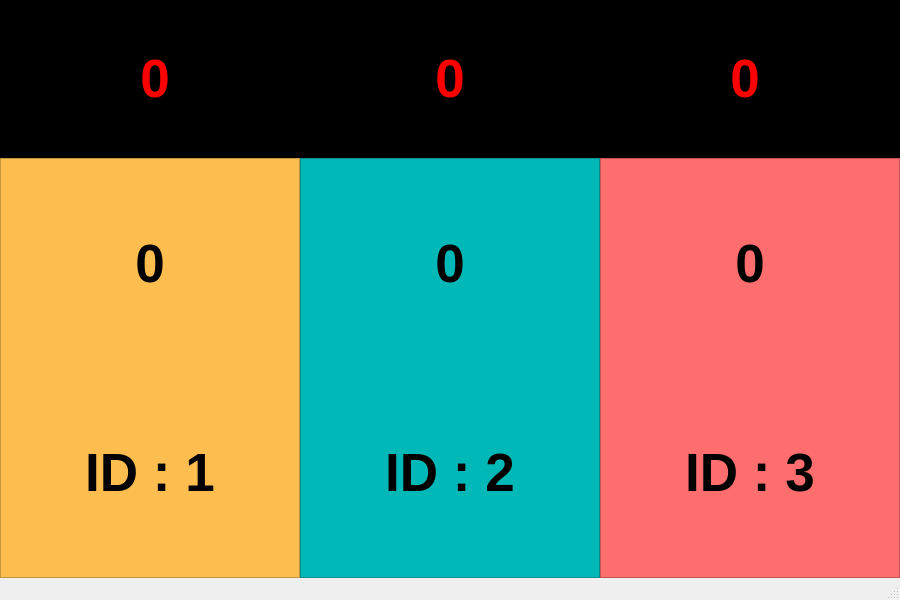
<?xml version="1.0" encoding="UTF-8"?>
<ui version="4.0">
 <class>MainWindow</class>
 <widget class="QMainWindow" name="MainWindow">
  <property name="geometry">
   <rect>
    <x>0</x>
    <y>0</y>
    <width>900</width>
    <height>600</height>
   </rect>
  </property>
  <property name="windowTitle">
   <string>MainWindow</string>
  </property>
  <property name="autoFillBackground">
   <bool>true</bool>
  </property>
  <widget class="QWidget" name="centralwidget">
   <property name="sizePolicy">
    <sizepolicy hsizetype="Expanding" vsizetype="Expanding">
     <horstretch>0</horstretch>
     <verstretch>0</verstretch>
    </sizepolicy>
   </property>
   <property name="maximumSize">
    <size>
     <width>900</width>
     <height>16777215</height>
    </size>
   </property>
   <property name="autoFillBackground">
    <bool>true</bool>
   </property>
   <layout class="QHBoxLayout" name="horizontalLayout_5">
    <property name="sizeConstraint">
     <enum>QLayout::SetMaximumSize</enum>
    </property>
    <property name="leftMargin">
     <number>0</number>
    </property>
    <property name="topMargin">
     <number>0</number>
    </property>
    <property name="rightMargin">
     <number>0</number>
    </property>
    <property name="bottomMargin">
     <number>0</number>
    </property>
    <item>
     <layout class="QVBoxLayout" name="verticalLayout" stretch="3,8">
      <property name="spacing">
       <number>0</number>
      </property>
      <item>
       <widget class="QFrame" name="top">
        <property name="styleSheet">
         <string notr="true">QFrame{ background-color : black}
</string>
        </property>
        <property name="frameShape">
         <enum>QFrame::StyledPanel</enum>
        </property>
        <property name="frameShadow">
         <enum>QFrame::Raised</enum>
        </property>
        <layout class="QVBoxLayout" name="verticalLayout_8">
         <item>
          <layout class="QHBoxLayout" name="horizontalLayout_7" stretch="1,0,2,0,2,0,1">
           <property name="sizeConstraint">
            <enum>QLayout::SetMaximumSize</enum>
           </property>
           <item>
            <spacer name="horizontalSpacer_9">
             <property name="orientation">
              <enum>Qt::Horizontal</enum>
             </property>
             <property name="sizeHint" stdset="0">
              <size>
               <width>40</width>
               <height>20</height>
              </size>
             </property>
            </spacer>
           </item>
           <item>
            <widget class="QLabel" name="src_4">
             <property name="font">
              <font>
               <pointsize>40</pointsize>
               <weight>75</weight>
               <bold>true</bold>
              </font>
             </property>
             <property name="styleSheet">
              <string notr="true">color : red;</string>
             </property>
             <property name="text">
              <string>0</string>
             </property>
             <property name="alignment">
              <set>Qt::AlignCenter</set>
             </property>
            </widget>
           </item>
           <item>
            <spacer name="horizontalSpacer_10">
             <property name="orientation">
              <enum>Qt::Horizontal</enum>
             </property>
             <property name="sizeHint" stdset="0">
              <size>
               <width>40</width>
               <height>20</height>
              </size>
             </property>
            </spacer>
           </item>
           <item>
            <widget class="QLabel" name="src_6">
             <property name="font">
              <font>
               <pointsize>40</pointsize>
               <weight>75</weight>
               <bold>true</bold>
              </font>
             </property>
             <property name="styleSheet">
              <string notr="true">color : red;</string>
             </property>
             <property name="text">
              <string>0</string>
             </property>
             <property name="alignment">
              <set>Qt::AlignCenter</set>
             </property>
            </widget>
           </item>
           <item>
            <spacer name="horizontalSpacer_11">
             <property name="orientation">
              <enum>Qt::Horizontal</enum>
             </property>
             <property name="sizeHint" stdset="0">
              <size>
               <width>40</width>
               <height>20</height>
              </size>
             </property>
            </spacer>
           </item>
           <item>
            <widget class="QLabel" name="src_5">
             <property name="font">
              <font>
               <pointsize>40</pointsize>
               <weight>75</weight>
               <bold>true</bold>
              </font>
             </property>
             <property name="styleSheet">
              <string notr="true">color : red;</string>
             </property>
             <property name="text">
              <string>0</string>
             </property>
             <property name="alignment">
              <set>Qt::AlignCenter</set>
             </property>
            </widget>
           </item>
           <item>
            <spacer name="horizontalSpacer_12">
             <property name="orientation">
              <enum>Qt::Horizontal</enum>
             </property>
             <property name="sizeHint" stdset="0">
              <size>
               <width>40</width>
               <height>20</height>
              </size>
             </property>
            </spacer>
           </item>
          </layout>
         </item>
        </layout>
       </widget>
      </item>
      <item>
       <layout class="QHBoxLayout" name="horizontalLayout">
        <property name="spacing">
         <number>0</number>
        </property>
        <item>
         <widget class="QFrame" name="left">
          <property name="styleSheet">
           <string notr="true">QFrame{ background-color : #FEBE4F}
</string>
          </property>
          <property name="frameShape">
           <enum>QFrame::StyledPanel</enum>
          </property>
          <property name="frameShadow">
           <enum>QFrame::Raised</enum>
          </property>
          <layout class="QVBoxLayout" name="verticalLayout_5">
           <property name="spacing">
            <number>0</number>
           </property>
           <property name="leftMargin">
            <number>0</number>
           </property>
           <property name="topMargin">
            <number>0</number>
           </property>
           <property name="rightMargin">
            <number>0</number>
           </property>
           <property name="bottomMargin">
            <number>0</number>
           </property>
           <item>
            <layout class="QVBoxLayout" name="verticalLayout_2" stretch="1,1,2,1,1">
             <property name="sizeConstraint">
              <enum>QLayout::SetMaximumSize</enum>
             </property>
             <item>
              <spacer name="verticalSpacer_2">
               <property name="orientation">
                <enum>Qt::Vertical</enum>
               </property>
               <property name="sizeHint" stdset="0">
                <size>
                 <width>20</width>
                 <height>40</height>
                </size>
               </property>
              </spacer>
             </item>
             <item>
              <layout class="QHBoxLayout" name="horizontalLayout_6">
               <item>
                <spacer name="horizontalSpacer_8">
                 <property name="orientation">
                  <enum>Qt::Horizontal</enum>
                 </property>
                 <property name="sizeHint" stdset="0">
                  <size>
                   <width>40</width>
                   <height>20</height>
                  </size>
                 </property>
                </spacer>
               </item>
               <item>
                <widget class="QLabel" name="src_1">
                 <property name="font">
                  <font>
                   <pointsize>40</pointsize>
                   <weight>75</weight>
                   <bold>true</bold>
                  </font>
                 </property>
                 <property name="styleSheet">
                  <string notr="true">color : black;</string>
                 </property>
                 <property name="text">
                  <string>0</string>
                 </property>
                 <property name="alignment">
                  <set>Qt::AlignCenter</set>
                 </property>
                </widget>
               </item>
               <item>
                <spacer name="horizontalSpacer_7">
                 <property name="orientation">
                  <enum>Qt::Horizontal</enum>
                 </property>
                 <property name="sizeHint" stdset="0">
                  <size>
                   <width>40</width>
                   <height>20</height>
                  </size>
                 </property>
                </spacer>
               </item>
              </layout>
             </item>
             <item>
              <spacer name="verticalSpacer">
               <property name="orientation">
                <enum>Qt::Vertical</enum>
               </property>
               <property name="sizeHint" stdset="0">
                <size>
                 <width>20</width>
                 <height>40</height>
                </size>
               </property>
              </spacer>
             </item>
             <item>
              <layout class="QHBoxLayout" name="horizontalLayout_2">
               <property name="spacing">
                <number>0</number>
               </property>
               <item>
                <spacer name="horizontalSpacer_2">
                 <property name="orientation">
                  <enum>Qt::Horizontal</enum>
                 </property>
                 <property name="sizeHint" stdset="0">
                  <size>
                   <width>40</width>
                   <height>20</height>
                  </size>
                 </property>
                </spacer>
               </item>
               <item>
                <widget class="QLabel" name="pos_1">
                 <property name="font">
                  <font>
                   <pointsize>40</pointsize>
                   <weight>75</weight>
                   <bold>true</bold>
                  </font>
                 </property>
                 <property name="autoFillBackground">
                  <bool>false</bool>
                 </property>
                 <property name="styleSheet">
                  <string notr="true">color : black;</string>
                 </property>
                 <property name="text">
                  <string>ID : 1</string>
                 </property>
                 <property name="alignment">
                  <set>Qt::AlignCenter</set>
                 </property>
                 <property name="margin">
                  <number>4</number>
                 </property>
                </widget>
               </item>
               <item>
                <spacer name="horizontalSpacer">
                 <property name="orientation">
                  <enum>Qt::Horizontal</enum>
                 </property>
                 <property name="sizeHint" stdset="0">
                  <size>
                   <width>40</width>
                   <height>20</height>
                  </size>
                 </property>
                </spacer>
               </item>
              </layout>
             </item>
             <item>
              <spacer name="verticalSpacer_3">
               <property name="orientation">
                <enum>Qt::Vertical</enum>
               </property>
               <property name="sizeHint" stdset="0">
                <size>
                 <width>20</width>
                 <height>40</height>
                </size>
               </property>
              </spacer>
             </item>
            </layout>
           </item>
          </layout>
         </widget>
        </item>
        <item>
         <widget class="QFrame" name="mid">
          <property name="styleSheet">
           <string notr="true">QFrame{ background-color : #00B8B8}
</string>
          </property>
          <property name="frameShape">
           <enum>QFrame::StyledPanel</enum>
          </property>
          <property name="frameShadow">
           <enum>QFrame::Raised</enum>
          </property>
          <layout class="QVBoxLayout" name="verticalLayout_6">
           <property name="spacing">
            <number>0</number>
           </property>
           <property name="leftMargin">
            <number>0</number>
           </property>
           <property name="topMargin">
            <number>0</number>
           </property>
           <property name="rightMargin">
            <number>0</number>
           </property>
           <property name="bottomMargin">
            <number>0</number>
           </property>
           <item>
            <layout class="QVBoxLayout" name="verticalLayout_3" stretch="1,1,2,1,1">
             <property name="sizeConstraint">
              <enum>QLayout::SetMaximumSize</enum>
             </property>
             <item>
              <spacer name="verticalSpacer_8">
               <property name="orientation">
                <enum>Qt::Vertical</enum>
               </property>
               <property name="sizeHint" stdset="0">
                <size>
                 <width>20</width>
                 <height>40</height>
                </size>
               </property>
              </spacer>
             </item>
             <item>
              <layout class="QHBoxLayout" name="horizontalLayout_16">
               <item>
                <spacer name="horizontalSpacer_27">
                 <property name="orientation">
                  <enum>Qt::Horizontal</enum>
                 </property>
                 <property name="sizeHint" stdset="0">
                  <size>
                   <width>40</width>
                   <height>20</height>
                  </size>
                 </property>
                </spacer>
               </item>
               <item>
                <widget class="QLabel" name="src_2">
                 <property name="font">
                  <font>
                   <pointsize>40</pointsize>
                   <weight>75</weight>
                   <bold>true</bold>
                  </font>
                 </property>
                 <property name="styleSheet">
                  <string notr="true">color : black;</string>
                 </property>
                 <property name="text">
                  <string>0</string>
                 </property>
                 <property name="alignment">
                  <set>Qt::AlignCenter</set>
                 </property>
                </widget>
               </item>
               <item>
                <spacer name="horizontalSpacer_28">
                 <property name="orientation">
                  <enum>Qt::Horizontal</enum>
                 </property>
                 <property name="sizeHint" stdset="0">
                  <size>
                   <width>40</width>
                   <height>20</height>
                  </size>
                 </property>
                </spacer>
               </item>
              </layout>
             </item>
             <item>
              <spacer name="verticalSpacer_5">
               <property name="orientation">
                <enum>Qt::Vertical</enum>
               </property>
               <property name="sizeHint" stdset="0">
                <size>
                 <width>20</width>
                 <height>40</height>
                </size>
               </property>
              </spacer>
             </item>
             <item>
              <layout class="QHBoxLayout" name="horizontalLayout_3">
               <property name="spacing">
                <number>0</number>
               </property>
               <item>
                <spacer name="horizontalSpacer_3">
                 <property name="orientation">
                  <enum>Qt::Horizontal</enum>
                 </property>
                 <property name="sizeHint" stdset="0">
                  <size>
                   <width>40</width>
                   <height>20</height>
                  </size>
                 </property>
                </spacer>
               </item>
               <item>
                <widget class="QLabel" name="pos_2">
                 <property name="font">
                  <font>
                   <pointsize>40</pointsize>
                   <weight>75</weight>
                   <bold>true</bold>
                  </font>
                 </property>
                 <property name="autoFillBackground">
                  <bool>false</bool>
                 </property>
                 <property name="styleSheet">
                  <string notr="true">color : black;</string>
                 </property>
                 <property name="text">
                  <string>ID : 2</string>
                 </property>
                 <property name="alignment">
                  <set>Qt::AlignCenter</set>
                 </property>
                 <property name="margin">
                  <number>4</number>
                 </property>
                </widget>
               </item>
               <item>
                <spacer name="horizontalSpacer_4">
                 <property name="orientation">
                  <enum>Qt::Horizontal</enum>
                 </property>
                 <property name="sizeHint" stdset="0">
                  <size>
                   <width>40</width>
                   <height>20</height>
                  </size>
                 </property>
                </spacer>
               </item>
              </layout>
             </item>
             <item>
              <spacer name="verticalSpacer_7">
               <property name="orientation">
                <enum>Qt::Vertical</enum>
               </property>
               <property name="sizeHint" stdset="0">
                <size>
                 <width>20</width>
                 <height>40</height>
                </size>
               </property>
              </spacer>
             </item>
            </layout>
           </item>
          </layout>
         </widget>
        </item>
        <item>
         <widget class="QFrame" name="right">
          <property name="styleSheet">
           <string notr="true">QFrame{ background-color : #FF6E6E}
</string>
          </property>
          <property name="frameShape">
           <enum>QFrame::StyledPanel</enum>
          </property>
          <property name="frameShadow">
           <enum>QFrame::Raised</enum>
          </property>
          <layout class="QVBoxLayout" name="verticalLayout_7">
           <property name="spacing">
            <number>0</number>
           </property>
           <property name="leftMargin">
            <number>0</number>
           </property>
           <property name="topMargin">
            <number>0</number>
           </property>
           <property name="rightMargin">
            <number>0</number>
           </property>
           <property name="bottomMargin">
            <number>0</number>
           </property>
           <item>
            <layout class="QVBoxLayout" name="verticalLayout_4" stretch="1,1,2,1,1">
             <property name="sizeConstraint">
              <enum>QLayout::SetMinAndMaxSize</enum>
             </property>
             <item>
              <spacer name="verticalSpacer_11">
               <property name="orientation">
                <enum>Qt::Vertical</enum>
               </property>
               <property name="sizeHint" stdset="0">
                <size>
                 <width>20</width>
                 <height>40</height>
                </size>
               </property>
              </spacer>
             </item>
             <item>
              <layout class="QHBoxLayout" name="horizontalLayout_17">
               <item>
                <spacer name="horizontalSpacer_29">
                 <property name="orientation">
                  <enum>Qt::Horizontal</enum>
                 </property>
                 <property name="sizeHint" stdset="0">
                  <size>
                   <width>40</width>
                   <height>20</height>
                  </size>
                 </property>
                </spacer>
               </item>
               <item>
                <widget class="QLabel" name="src_3">
                 <property name="font">
                  <font>
                   <pointsize>40</pointsize>
                   <weight>75</weight>
                   <bold>true</bold>
                  </font>
                 </property>
                 <property name="styleSheet">
                  <string notr="true">color : black;</string>
                 </property>
                 <property name="text">
                  <string>0</string>
                 </property>
                 <property name="alignment">
                  <set>Qt::AlignCenter</set>
                 </property>
                </widget>
               </item>
               <item>
                <spacer name="horizontalSpacer_30">
                 <property name="orientation">
                  <enum>Qt::Horizontal</enum>
                 </property>
                 <property name="sizeHint" stdset="0">
                  <size>
                   <width>40</width>
                   <height>20</height>
                  </size>
                 </property>
                </spacer>
               </item>
              </layout>
             </item>
             <item>
              <spacer name="verticalSpacer_10">
               <property name="orientation">
                <enum>Qt::Vertical</enum>
               </property>
               <property name="sizeHint" stdset="0">
                <size>
                 <width>20</width>
                 <height>40</height>
                </size>
               </property>
              </spacer>
             </item>
             <item>
              <layout class="QHBoxLayout" name="horizontalLayout_4">
               <property name="spacing">
                <number>0</number>
               </property>
               <item>
                <spacer name="horizontalSpacer_5">
                 <property name="orientation">
                  <enum>Qt::Horizontal</enum>
                 </property>
                 <property name="sizeHint" stdset="0">
                  <size>
                   <width>40</width>
                   <height>20</height>
                  </size>
                 </property>
                </spacer>
               </item>
               <item>
                <widget class="QLabel" name="pos_3">
                 <property name="font">
                  <font>
                   <pointsize>40</pointsize>
                   <weight>75</weight>
                   <bold>true</bold>
                  </font>
                 </property>
                 <property name="autoFillBackground">
                  <bool>false</bool>
                 </property>
                 <property name="styleSheet">
                  <string notr="true">color : black;</string>
                 </property>
                 <property name="text">
                  <string>ID : 3</string>
                 </property>
                 <property name="alignment">
                  <set>Qt::AlignCenter</set>
                 </property>
                 <property name="margin">
                  <number>4</number>
                 </property>
                </widget>
               </item>
               <item>
                <spacer name="horizontalSpacer_6">
                 <property name="orientation">
                  <enum>Qt::Horizontal</enum>
                 </property>
                 <property name="sizeHint" stdset="0">
                  <size>
                   <width>40</width>
                   <height>20</height>
                  </size>
                 </property>
                </spacer>
               </item>
              </layout>
             </item>
             <item>
              <spacer name="verticalSpacer_9">
               <property name="orientation">
                <enum>Qt::Vertical</enum>
               </property>
               <property name="sizeHint" stdset="0">
                <size>
                 <width>20</width>
                 <height>40</height>
                </size>
               </property>
              </spacer>
             </item>
            </layout>
           </item>
          </layout>
         </widget>
        </item>
       </layout>
      </item>
     </layout>
    </item>
   </layout>
  </widget>
  <widget class="QStatusBar" name="statusbar"/>
 </widget>
 <resources/>
 <connections/>
</ui>
